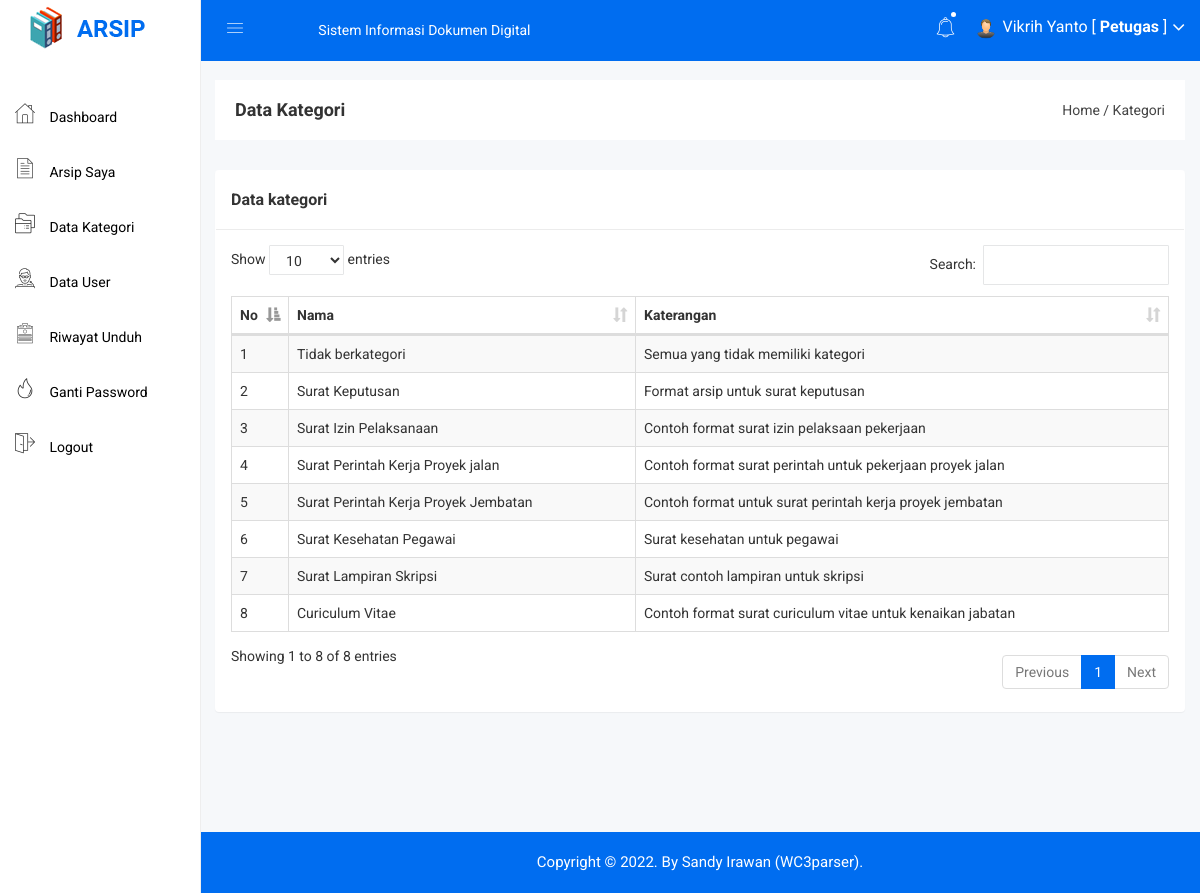
Page /petugas/kategori.php (signed in) on the committed database.
### tables this page shows
CREATE TABLE `kategori` (
  `kategori_id` int(11) NOT NULL,
  `kategori_nama` varchar(255) NOT NULL,
  `kategori_keterangan` text NOT NULL
);

### petugas/kategori.php (the view)
<?php include 'header.php'; ?>
<div class="breadcome-area">
    <div class="container-fluid">
        <div class="row">
            <div class="col-lg-12 col-md-12 col-sm-12 col-xs-12">
                <div class="breadcome-list">
                    <div class="row">
                        <div class="col-lg-6 col-md-6 col-sm-6 col-xs-12">
                            <div class="breadcome-heading">
                                <h4 style="margin-bottom: 0px">Data Kategori</h4>
                            </div>
                        </div>
                        <div class="col-lg-6 col-md-6 col-sm-6 col-xs-12">
                            <ul class="breadcome-menu" style="padding-top: 0px">
                                <li><a href="#">Home</a> <span class="bread-slash">/</span></li>
                                <li><span class="bread-blod">Kategori</span></li>
                            </ul>
                        </div>
                    </div>
                </div>
            </div>
        </div>
    </div>
</div>
<div class="container-fluid">
    <div class="panel panel">
        <div class="panel-heading">
            <h3 class="panel-title">Data kategori</h3>
        </div>
        <div class="panel-body">
            <table id="table" class="table table-bordered table-striped table-hover table-datatable">
                <thead>
                    <tr>
                        <th width="1%">No</th>
                        <th>Nama</th>
                        <th>Katerangan</th>
                    </tr>
                </thead>
                <tbody>
                    <?php
                    $no = 1;
                    $kategori = mysqli_query($koneksi,"SELECT * FROM kategori");
                    while($p = mysqli_fetch_array($kategori)){
                        ?>
                        <tr>
                            <td><?php echo $no++; ?></td>
                            <td><?php echo $p['kategori_nama'] ?></td>
                            <td><?php echo $p['kategori_keterangan'] ?></td>
                        </tr>
                        <?php
                    }
                    ?>
                </tbody>
            </table>
        </div>
    </div>
</div>
<?php include 'footer.php'; ?>

### assets/css/main.css (style rules this page uses)
html { color: #222; font-size: 1em; line-height: 1.4; }

### assets/css/style.css (style rules this page uses)
.panel-heading { padding: 20px 15px; border-bottom: 1px solid #ececec; }
td { vertical-align: middle !important; }

### assets/js/DataTables/datatables.css (style rules this page uses)
table.dataTable { clear: both; margin-top: 6px !important; margin-bottom: 6px !important; max-width: none !important; border-collapse: separate !important; }
table.dataTable td, table.dataTable th { -webkit-box-sizing: content-box; box-sizing: content-box; }
table.dataTable thead > tr > th.sorting_asc, table.dataTable thead > tr > th.sorting_desc, table.dataTable thead > tr > th.sorting, table.dataTable thead > tr > td.sorting_asc, table.dataTable thead > tr > td.sorting_desc, table.dataTable thead > tr > td.sorting { padding-right: 30px; }
table.dataTable thead .sorting, table.dataTable thead .sorting_asc, table.dataTable thead .sorting_desc, table.dataTable thead .sorting_asc_disabled, table.dataTable thead .sorting_desc_disabled { cursor: pointer; position: relative; }
table.dataTable thead .sorting:after, table.dataTable thead .sorting_asc:after, table.dataTable thead .sorting_desc:after, table.dataTable thead .sorting_asc_disabled:after, table.dataTable thead .sorting_desc_disabled:after { position: absolute; bottom: 8px; right: 8px; display: block; font-family: 'Glyphicons Halflings'; opacity: 0.5; }
table.dataTable thead .sorting:after { opacity: 0.2; content: "\e150"; }
table.dataTable thead .sorting_asc:after { content: "\e155"; }
table.table-bordered.dataTable th, table.table-bordered.dataTable td { border-left-width: 0; }
table.table-bordered.dataTable th:last-child, table.table-bordered.dataTable th:last-child, table.table-bordered.dataTable td:last-child, table.table-bordered.dataTable td:last-child { border-right-width: 0; }
table.table-bordered.dataTable tbody th, table.table-bordered.dataTable tbody td { border-bottom-width: 0; }

### rows in the picture
kategori: kategori_nama "Tidak berkategori", kategori_keterangan "Semua yang tidak memiliki kategori"
kategori: kategori_nama "Surat Keputusan", kategori_keterangan "Format arsip untuk surat keputusan"
kategori: kategori_nama "Surat Izin Pelaksanaan", kategori_keterangan "Contoh format surat izin pelaksaan pekerjaan"
kategori: kategori_nama "Surat Perintah Kerja Proyek jalan", kategori_keterangan "Contoh format surat perintah untuk pekerjaan proyek jalan"
kategori: kategori_nama "Surat Perintah Kerja Proyek Jembatan", kategori_keterangan "Contoh format untuk surat perintah kerja proyek jembatan"
kategori: kategori_nama "Surat Kesehatan Pegawai", kategori_keterangan "Surat kesehatan untuk pegawai"
kategori: kategori_nama "Surat Lampiran Skripsi", kategori_keterangan "Surat contoh lampiran untuk skripsi"
kategori: kategori_nama "Curiculum Vitae", kategori_keterangan "Contoh format surat curiculum vitae untuk kenaikan jabatan"

### other values in the picture
$_SESSION['nama'] "Vikrih Yanto"
